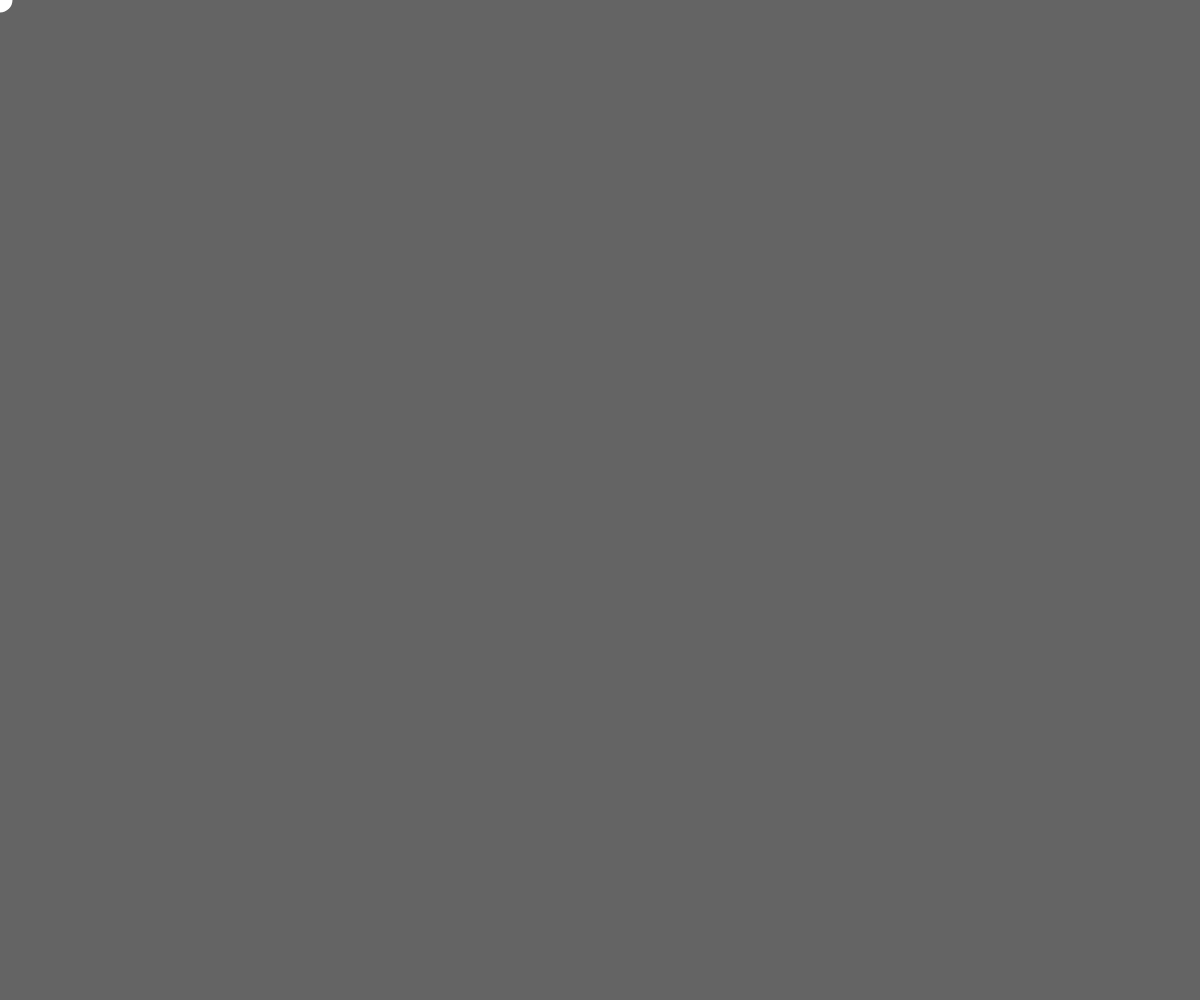
Frame 1 (no input)
Frame 60 (no input): identical to frame 1, image omitted
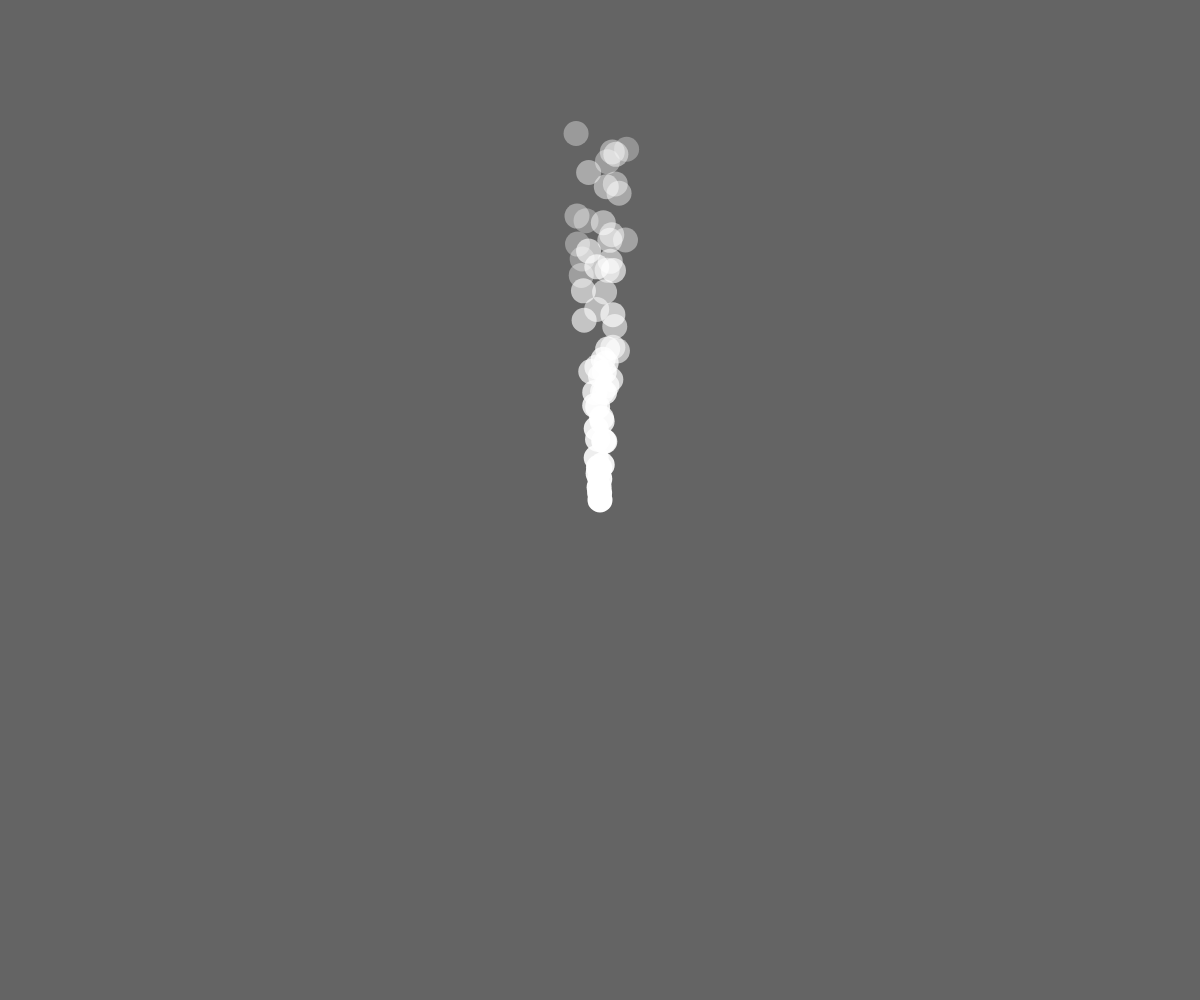
Frame 120 (the mouse pressed at the canvas centre since frame 60)

The p5.js sketch that drew these frames (run headless with seeded random() and noise() and a simulated clock; from frame 60 on, the mouse is pressed at the canvas centre):

// p5.js sketch
// ── sketch.js
let particles = []; //holds instances of 'car' class
function setup(resize) {
  createCanvas(windowWidth, windowHeight);
  noStroke();
  //if (!resize) for (var i = 0; i < windowWidth; i++) particles.push(new Particle()); //creates new particles
}

function draw() {
  background(100);
  particles.push(new Particle());
  for (var i = 0; i < particles.length; i++) { //manipulate all particles
    particles[i].display();
    particles[i].move();
    if (particles[i].pos.y < -windowHeight){
      particles.splice(i,1);
    }
  }
}

// Particle class
class Particle {

  // constructor and attributes
  constructor() {
    if (mouseX < windowWidth && mouseY < windowHeight) {
      this.pos = createVector(mouseX,mouseY);
    } else {
      this.pos = createVector(windowWidth/2, (windowHeight/2)+150);
    }
    this.velocity = createVector(random(-.5, .5), random(-8, -4)) ;
    //this.col = color(random(0,255),random(0,255),random(0,255));
    this.r = 255;
    this.g = 255;
    this.b = 255;
    this.a = 255;

  }

  // methods
  display() {
    fill(this.r,this.g,this.b,this.a);
    ellipse(this.pos.x, this.pos.y, 25);
  }

  move() {
    this.pos.add(this.velocity) ;
    this.a = this.a - 3;
    // if (this.pos.x > width) this.pos.x = 0 ;
    // if (this.pos.x < 0) this.pos.x = width ;
    // if (this.pos.y > height) this.pos.y = 0 ;
    // if (this.pos.y < 0) this.pos.y = height ;
  }

}
function windowResized() {
  setup(true);
}
